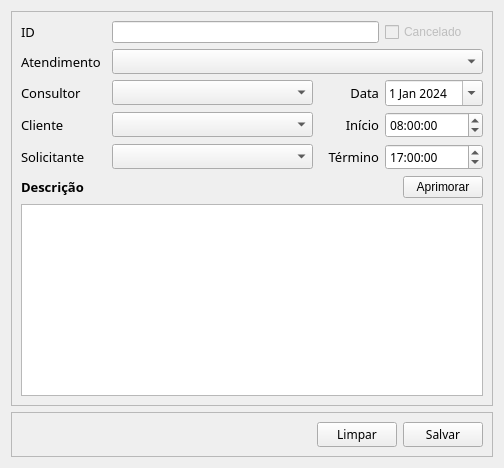
               <widget class="QWidget" name="aba2_cadastroProtocolos">
                <attribute name="icon">
                 <iconset resource="assets.qrc">
                  <normaloff>:/assets/icons/doc_add.svg</normaloff>:/assets/icons/doc_add.svg</iconset>
                </attribute>
                <attribute name="title">
                 <string>Protocolo</string>
                </attribute>
                <layout class="QVBoxLayout" name="verticalLayout_37">
                 <item>
                  <widget class="QFrame" name="frame1_mainCadastroProtocolos">
                   <property name="sizePolicy">
                    <sizepolicy hsizetype="Preferred" vsizetype="Expanding">
                     <horstretch>0</horstretch>
                     <verstretch>0</verstretch>
                    </sizepolicy>
                   </property>
                   <property name="frameShape">
                    <enum>QFrame::StyledPanel</enum>
                   </property>
                   <property name="frameShadow">
                    <enum>QFrame::Raised</enum>
                   </property>
                   <layout class="QGridLayout" name="gridLayout_11">
                    <item row="4" column="4">
                     <widget class="QTimeEdit" name="date_protocolosTermino">
                      <property name="maximumSize">
                       <size>
                        <width>16777215</width>
                        <height>30</height>
                       </size>
                      </property>
                      <property name="font">
                       <font>
                        <family>Poppins</family>
                       </font>
                      </property>
                      <property name="time">
                       <time>
                        <hour>17</hour>
                        <minute>0</minute>
                        <second>0</second>
                       </time>
                      </property>
                     </widget>
                    </item>
                    <item row="2" column="4">
                     <widget class="QDateEdit" name="date_protocolosData">
                      <property name="maximumSize">
                       <size>
                        <width>16777215</width>
                        <height>30</height>
                       </size>
                      </property>
                      <property name="font">
                       <font>
                        <family>Poppins</family>
                       </font>
                      </property>
                      <property name="accelerated">
                       <bool>false</bool>
                      </property>
                      <property name="showGroupSeparator" stdset="0">
                       <bool>false</bool>
                      </property>
                      <property name="dateTime">
                       <datetime>
                        <hour>18</hour>
                        <minute>0</minute>
                        <second>0</second>
                        <year>2024</year>
                        <month>1</month>
                        <day>1</day>
                       </datetime>
                      </property>
                      <property name="calendarPopup">
                       <bool>true</bool>
                      </property>
                      <property name="date">
                       <date>
                        <year>2024</year>
                        <month>1</month>
                        <day>1</day>
                       </date>
                      </property>
                     </widget>
                    </item>
                    <item row="2" column="1" colspan="2">
                     <widget class="QComboBox" name="cb_protocolosConsultor">
                      <property name="font">
                       <font>
                        <family>Poppins</family>
                       </font>
                      </property>
                     </widget>
                    </item>
                    <item row="4" column="3">
                     <widget class="QLabel" name="lb_protocolosTermino">
                      <property name="maximumSize">
                       <size>
                        <width>60</width>
                        <height>16777215</height>
                       </size>
                      </property>
                      <property name="font">
                       <font>
                        <family>Poppins</family>
                        <pointsize>10</pointsize>
                       </font>
                      </property>
                      <property name="text">
                       <string>Término</string>
                      </property>
                      <property name="alignment">
                       <set>Qt::AlignRight|Qt::AlignTrailing|Qt::AlignVCenter</set>
                      </property>
                     </widget>
                    </item>
                    <item row="2" column="0">
                     <widget class="QLabel" name="lb_protocolosConsultor">
                      <property name="maximumSize">
                       <size>
                        <width>85</width>
                        <height>16777215</height>
                       </size>
                      </property>
                      <property name="font">
                       <font>
                        <family>Poppins</family>
                        <pointsize>10</pointsize>
                       </font>
                      </property>
                      <property name="text">
                       <string>Consultor</string>
                      </property>
                     </widget>
                    </item>
                    <item row="8" column="0" colspan="5">
                     <widget class="QTextEdit" name="ed_protocolosDescricao"/>
                    </item>
                    <item row="4" column="1" colspan="2">
                     <widget class="QComboBox" name="cb_protocolosSolicitante">
                      <property name="font">
                       <font>
                        <family>Poppins</family>
                       </font>
                      </property>
                     </widget>
                    </item>
                    <item row="3" column="0">
                     <widget class="QLabel" name="lb_protocolosCliente">
                      <property name="maximumSize">
                       <size>
                        <width>85</width>
                        <height>16777215</height>
                       </size>
                      </property>
                      <property name="font">
                       <font>
                        <family>Poppins</family>
                        <pointsize>10</pointsize>
                       </font>
                      </property>
                      <property name="text">
                       <string>Cliente</string>
                      </property>
                     </widget>
                    </item>
                    <item row="4" column="0">
                     <widget class="QLabel" name="lb_protocolosSolicitante">
                      <property name="maximumSize">
                       <size>
                        <width>85</width>
                        <height>16777215</height>
                       </size>
                      </property>
                      <property name="font">
                       <font>
                        <family>Poppins</family>
                        <pointsize>10</pointsize>
                       </font>
                      </property>
                      <property name="text">
                       <string>Solicitante</string>
                      </property>
                     </widget>
                    </item>
                    <item row="2" column="3">
                     <widget class="QLabel" name="lb_protocolosData">
                      <property name="maximumSize">
                       <size>
                        <width>60</width>
                        <height>16777215</height>
                       </size>
                      </property>
                      <property name="font">
                       <font>
                        <family>Poppins</family>
                        <pointsize>10</pointsize>
                       </font>
                      </property>
                      <property name="text">
                       <string>Data</string>
                      </property>
                      <property name="alignment">
                       <set>Qt::AlignRight|Qt::AlignTrailing|Qt::AlignVCenter</set>
                      </property>
                     </widget>
                    </item>
                    <item row="3" column="1" colspan="2">
                     <widget class="QComboBox" name="cb_protocolosCliente">
                      <property name="font">
                       <font>
                        <family>Poppins</family>
                       </font>
                      </property>
                     </widget>
                    </item>
                    <item row="3" column="3">
                     <widget class="QLabel" name="lb_protocolosInicio">
                      <property name="maximumSize">
                       <size>
                        <width>60</width>
                        <height>16777215</height>
                       </size>
                      </property>
                      <property name="font">
                       <font>
                        <family>Poppins</family>
                        <pointsize>10</pointsize>
                       </font>
                      </property>
                      <property name="text">
                       <string>Início</string>
                      </property>
                      <property name="alignment">
                       <set>Qt::AlignRight|Qt::AlignTrailing|Qt::AlignVCenter</set>
                      </property>
                     </widget>
                    </item>
                    <item row="1" column="0">
                     <widget class="QLabel" name="lb_protocolosAtendimento">
                      <property name="maximumSize">
                       <size>
                        <width>85</width>
                        <height>16777215</height>
                       </size>
                      </property>
                      <property name="font">
                       <font>
                        <family>Poppins</family>
                        <pointsize>10</pointsize>
                       </font>
                      </property>
                      <property name="text">
                       <string>Atendimento</string>
                      </property>
                     </widget>
                    </item>
                    <item row="3" column="4">
                     <widget class="QTimeEdit" name="date_protocolosInicio">
                      <property name="minimumSize">
                       <size>
                        <width>0</width>
                        <height>0</height>
                       </size>
                      </property>
                      <property name="maximumSize">
                       <size>
                        <width>16777215</width>
                        <height>30</height>
                       </size>
                      </property>
                      <property name="font">
                       <font>
                        <family>Poppins</family>
                       </font>
                      </property>
                      <property name="buttonSymbols">
                       <enum>QAbstractSpinBox::UpDownArrows</enum>
                      </property>
                      <property name="accelerated">
                       <bool>false</bool>
                      </property>
                      <property name="calendarPopup">
                       <bool>false</bool>
                      </property>
                      <property name="time">
                       <time>
                        <hour>8</hour>
                        <minute>0</minute>
                        <second>0</second>
                       </time>
                      </property>
                     </widget>
                    </item>
                    <item row="7" column="4" alignment="Qt::AlignRight">
                     <widget class="QPushButton" name="btn_protocolosRobot">
                      <property name="text">
                       <string>Aprimorar</string>
                      </property>
                      <property name="icon">
                       <iconset resource="assets.qrc">
                        <normaloff>:/assets/icons/robot.svg</normaloff>:/assets/icons/robot.svg</iconset>
                      </property>
                      <property name="iconSize">
                       <size>
                        <width>18</width>
                        <height>18</height>
                       </size>
                      </property>
                     </widget>
                    </item>
                    <item row="7" column="0" colspan="4">
                     <widget class="QLabel" name="lb_protocolosDescricao">
                      <property name="maximumSize">
                       <size>
                        <width>16777215</width>
                        <height>16777215</height>
                       </size>
                      </property>
                      <property name="font">
                       <font>
                        <family>Poppins</family>
                        <pointsize>10</pointsize>
                        <bold>true</bold>
                       </font>
                      </property>
                      <property name="text">
                       <string>Descrição</string>
                      </property>
                     </widget>
                    </item>
                    <item row="0" column="0">
                     <widget class="QLabel" name="lb_protocolosId">
                      <property name="font">
                       <font>
                        <family>Poppins</family>
                        <pointsize>10</pointsize>
                       </font>
                      </property>
                      <property name="text">
                       <string>ID</string>
                      </property>
                     </widget>
                    </item>
                    <item row="0" column="4">
                     <widget class="QCheckBox" name="cb_protocolosCancelado">
                      <property name="enabled">
                       <bool>false</bool>
                      </property>
                      <property name="text">
                       <string>Cancelado</string>
                      </property>
                     </widget>
                    </item>
                    <item row="1" column="1" colspan="4">
                     <widget class="QComboBox" name="cb_protocolosAtendimento">
                      <property name="font">
                       <font>
                        <family>Poppins</family>
                       </font>
                      </property>
                     </widget>
                    </item>
                    <item row="0" column="1" colspan="3">
                     <widget class="QLineEdit" name="ed_protocolosId">
                      <property name="readOnly">
                       <bool>true</bool>
                      </property>
                     </widget>
                    </item>
                   </layout>
                  </widget>
                 </item>
                 <item>
                  <widget class="QFrame" name="frame2_btnCadastroProtocolos">
                   <property name="frameShape">
                    <enum>QFrame::StyledPanel</enum>
                   </property>
                   <property name="frameShadow">
                    <enum>QFrame::Raised</enum>
                   </property>
                   <layout class="QHBoxLayout" name="horizontalLayout_32">
                    <item>
                     <spacer name="horizontalSpacer_6">
                      <property name="orientation">
                       <enum>Qt::Horizontal</enum>
                      </property>
                      <property name="sizeHint" stdset="0">
                       <size>
                        <width>296</width>
                        <height>20</height>
                       </size>
                      </property>
                     </spacer>
                    </item>
                    <item>
                     <widget class="QPushButton" name="btn_limparCadastroProtocolos">
                      <property name="font">
                       <font>
                        <family>Poppins</family>
                       </font>
                      </property>
                      <property name="text">
                       <string>Limpar</string>
                      </property>
                      <property name="icon">
                       <iconset resource="assets.qrc">
                        <normaloff>:/assets/icons/limpar.svg</normaloff>:/assets/icons/limpar.svg</iconset>
                      </property>
                      <property name="iconSize">
                       <size>
                        <width>18</width>
                        <height>18</height>
                       </size>
                      </property>
                     </widget>
                    </item>
                    <item>
                     <widget class="QPushButton" name="btn_salvarCadastroProtocolos">
                      <property name="font">
                       <font>
                        <family>Poppins</family>
                       </font>
                      </property>
                      <property name="text">
                       <string>Salvar</string>
                      </property>
                      <property name="icon">
                       <iconset resource="assets.qrc">
                        <normaloff>:/assets/icons/add.svg</normaloff>:/assets/icons/add.svg</iconset>
                      </property>
                      <property name="iconSize">
                       <size>
                        <width>18</width>
                        <height>18</height>
                       </size>
                      </property>
                     </widget>
                    </item>
                   </layout>
                  </widget>
                 </item>
                </layout>
               </widget>
